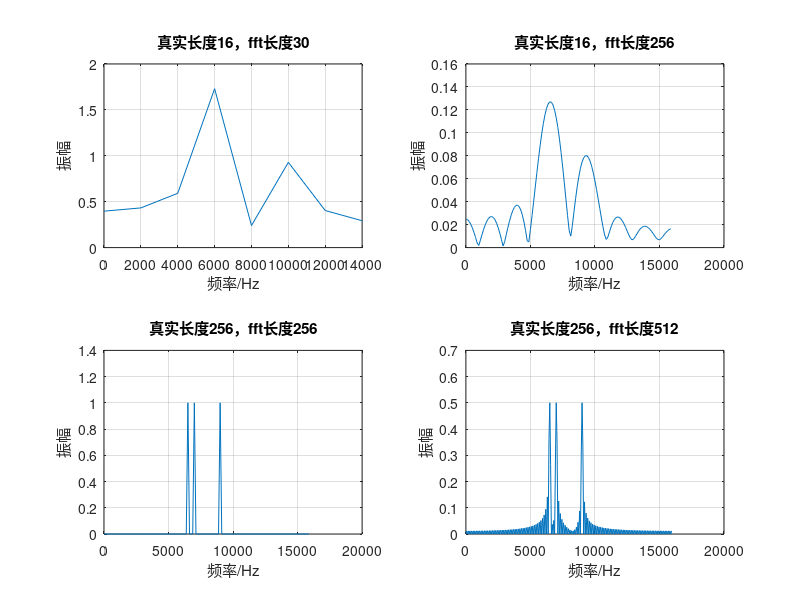

MATLAB code to generate this figure:
clf;
% fs=100;
fs=32000;
Ndata=16;
N=16;
n=0:Ndata-1;
t=n/fs;
x=cos(2*pi*6.5*1000*t)+cos(2*pi*7*1000*t)+cos(2*pi*9*1000*t);
y=fft(x,N);
mag=abs(y);
f=(0:N-1)*fs/N;
subplot(2,2,1);plot(f(1:N/2),mag(1:N/2)*2/N);
xlabel('频率/Hz');
ylabel('振幅');
title('真实长度16，fft长度30');
grid;

% fs=100;
Ndata=16;
n=0:Ndata-1;
N=256;
t=n/fs;
x=cos(2*pi*6.5*1000*t)+cos(2*pi*7*1000*t)+cos(2*pi*9*1000*t);
y=fft(x,N);
mag=abs(y);
f=(0:N-1)*fs/N;
subplot(2,2,2);plot(f(1:N/2),mag(1:N/2)*2/N);
xlabel('频率/Hz');
ylabel('振幅');
title('真实长度16，fft长度256');
grid;

% fs=100;
Ndata=256;
n=0:Ndata-1;
N=256;
t=n/fs;
x=cos(2*pi*6.5*1000*t)+cos(2*pi*7*1000*t)+cos(2*pi*9*1000*t);
y=fft(x,N);
mag=abs(y);
f=(0:N-1)*fs/N;
subplot(2,2,3);plot(f(1:N/2),mag(1:N/2)*2/N);
xlabel('频率/Hz');
ylabel('振幅');
title('真实长度256，fft长度256');
grid;

% fs=100;
Ndata=256;
n=0:Ndata-1;
N=512;
t=n/fs;
x=cos(2*pi*6.5*1000*t)+cos(2*pi*7*1000*t)+cos(2*pi*9*1000*t);
y=fft(x,N);
mag=abs(y);
f=(0:N-1)*fs/N;
subplot(2,2,4);plot(f(1:N/2),mag(1:N/2)*2/N);
xlabel('频率/Hz');
ylabel('振幅');
title('真实长度256，fft长度512');
grid;

